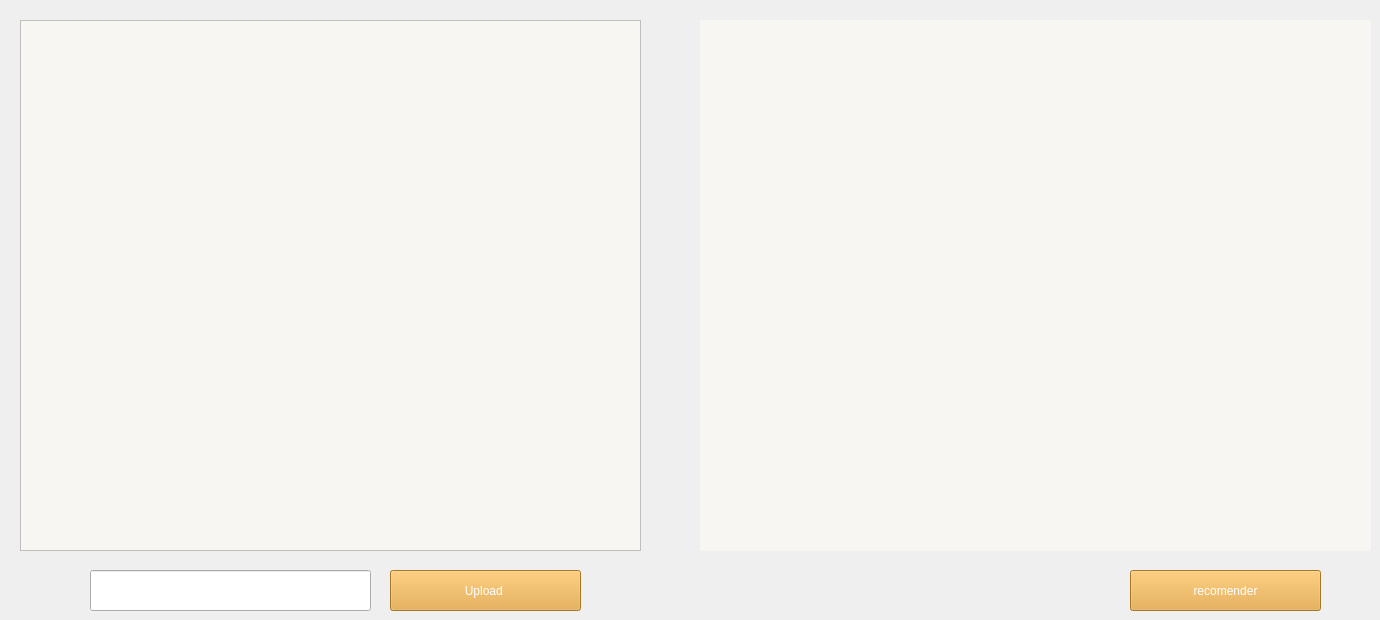
      <widget class="QWidget" name="tab_innov_2">
       <attribute name="title">
        <string>Page</string>
       </attribute>
       <widget class="QPushButton" name="btn_recommander_2">
        <property name="geometry">
         <rect>
          <x>1130</x>
          <y>570</y>
          <width>191</width>
          <height>41</height>
         </rect>
        </property>
        <property name="styleSheet">
         <string notr="true">QPushButton {
    background-color: #E6A537;
	color: rgb(255, 255, 255);
}

QPushButton:hover {
    background-color: rgb(127, 170, 121);
	color:  #E6A537;
	border-color: rgb(255, 170, 0);
}</string>
        </property>
        <property name="text">
         <string>recomender</string>
        </property>
       </widget>
       <widget class="QPushButton" name="btn_upload_cv_2">
        <property name="geometry">
         <rect>
          <x>390</x>
          <y>570</y>
          <width>191</width>
          <height>41</height>
         </rect>
        </property>
        <property name="styleSheet">
         <string notr="true">QPushButton {
    background-color: #E6A537;
	color: rgb(255, 255, 255);
}

QPushButton:hover {
    background-color: rgb(127, 170, 121);
	color:  #E6A537;
	border-color: rgb(255, 170, 0);
}</string>
        </property>
        <property name="text">
         <string>Upload </string>
        </property>
       </widget>
       <widget class="QLabel" name="label_recommandation_2">
        <property name="geometry">
         <rect>
          <x>700</x>
          <y>20</y>
          <width>671</width>
          <height>531</height>
         </rect>
        </property>
        <property name="styleSheet">
         <string notr="true">background-color: rgb(247, 246, 242);</string>
        </property>
        <property name="text">
         <string/>
        </property>
       </widget>
       <widget class="QTextEdit" name="textEdit_cv_2">
        <property name="geometry">
         <rect>
          <x>20</x>
          <y>20</y>
          <width>621</width>
          <height>531</height>
         </rect>
        </property>
        <property name="styleSheet">
         <string notr="true">background-color: rgb(247, 246, 242);</string>
        </property>
       </widget>
       <widget class="QLineEdit" name="lineEdit_uplod_2">
        <property name="geometry">
         <rect>
          <x>90</x>
          <y>570</y>
          <width>281</width>
          <height>41</height>
         </rect>
        </property>
        <property name="styleSheet">
         <string notr="true"/>
        </property>
       </widget>
      </widget>
